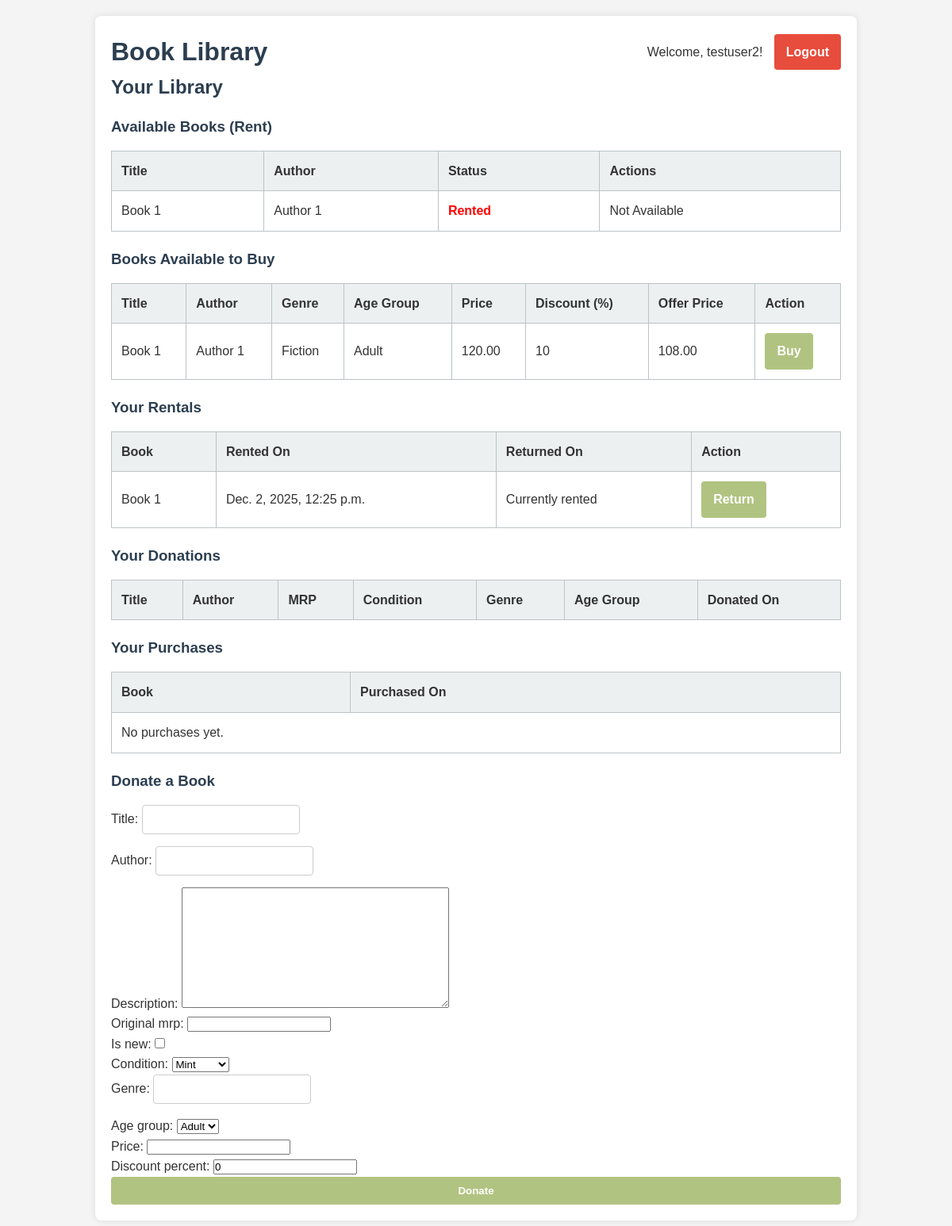
The page / (signed in) on the database its author committed.
### library_app/models.py (models this page shows, shortened)
class Book(models.Model):
    CONDITION_CHOICES = [
        ('mint', 'Mint'),
        ('not-mint', 'Not Mint'),
    ]
    AGE_GROUP_CHOICES = [
        ('kids', 'Kids'),
        ('adult', 'Adult'),
    ]
    title = models.CharField(max_length=200)
    author = models.CharField(max_length=100)
    description = models.TextField(blank=True, default="")
    original_mrp = models.DecimalField(max_digits=8, decimal_places=2, null=True, blank=True)
    is_new = models.BooleanField(default=False)
    condition = models.CharField(max_length=20, choices=CONDITION_CHOICES, default='mint')
    genre = models.CharField(max_length=100, blank=True, default="")
    age_group = models.CharField(max_length=10, choices=AGE_GROUP_CHOICES, default='adult')
    price = models.DecimalField(max_digits=8, decimal_places=2, null=True, blank=True)
    discount_percent = models.PositiveIntegerField(default=0)
    offer_price = models.DecimalField(max_digits=8, decimal_places=2, null=True, blank=True)
    available = models.BooleanField(default=True)
    donated_by = models.ForeignKey(
        User,
        null=True,
        blank=True,
        on_delete=models.SET_NULL,
        related_name='donated_books'
    )

class Rental(models.Model):
    user = models.ForeignKey(User, on_delete=models.CASCADE)
    book = models.ForeignKey(Book, on_delete=models.CASCADE)
    rented_on = models.DateTimeField(auto_now_add=True)
    returned_on = models.DateTimeField(null=True, blank=True)

### library_app/views.py (the view)
# urls.py: path('', views.library_home, name='library-home'),
@login_required
def library_home(request):
    books = Book.objects.all()
    buyable_books = Book.objects.filter(price__isnull=False)
    rentals = Rental.objects.filter(user=request.user).order_by('-rented_on')
    donations = Donation.objects.filter(user=request.user).select_related('book').order_by('-donated_on')
    purchases = Purchase.objects.filter(user=request.user).select_related('book').order_by('-purchased_on')
    donation_form = DonationBookForm()
    context = {
        'books': books,
        'buyable_books': buyable_books,
        'rentals': rentals,
        'donations': donations,
        'purchases': purchases,
        'donation_form': donation_form,
    }
    return render(request, 'library_app/home.html', context)

### library_app/forms.py
class DonationBookForm(forms.ModelForm):
    class Meta:
        model = Book
        fields = [
            'title',
            'author',
            'description',
            'original_mrp',
            'is_new',
            'condition',
            'genre',
            'age_group',
            'price',
            'discount_percent',
        ]

### library_app/templates/library_app/home.html (shortened to what this page needs)
{% extends 'library_app/index.html' %}
{% block content %}
  <h2>Your Library</h2>
  <h3>Available Books (Rent)</h3>
  <table>
    <thead>
      <tr>
        <th>Title</th><th>Author</th><th>Status</th><th>Actions</th>
      </tr>
    </thead>
    <tbody>
      {% for book in books %}
      <tr>
        <td>{{ book.title }}</td>
        <td>{{ book.author }}</td>
        <td>
          {% if book.available %}
            <span class="status-available">Available</span>
          {% else %}
            <span class="status-rented">Rented</span>
          {% endif %}
        </td>
        <td>
          {% if book.available %}
            <a href="{% url 'rent-book' book.id %}" class="btn-action">Rent</a>
          {% else %}
            <span class="disabled">Not Available</span>
          {% endif %}
        </td>
      </tr>
      {% empty %}
      <tr><td colspan="4">No books available.</td></tr>
      {% endfor %}
    </tbody>
  </table>
  <h3>Books Available to Buy</h3>
  <table>
    <thead>
      <tr>
        <th>Title</th>
        <th>Author</th>
        <th>Genre</th>
        <th>Age Group</th>
        <th>Price</th>
        <th>Discount (%)</th>
        <th>Offer Price</th>
        <th>Action</th>
      </tr>
    </thead>
    <tbody>
      {% for book in buyable_books %}
      <tr>
        <td>{{ book.title }}</td>
        <td>{{ book.author }}</td>
        <td>{{ book.genre }}</td>
        <td>{{ book.get_age_group_display }}</td>
        <td>{{ book.price }}</td>
        <td>{{ book.discount_percent }}</td>
        <td>{{ book.offer_price }}</td>
        <td>
          <a href="{% url 'buy-book' book.id %}" class="btn-action btn-buy">Buy</a>
        </td>
      </tr>
      {% empty %}
      <tr><td colspan="8">No books available to buy.</td></tr>
      {% endfor %}
    </tbody>
  </table>
  <h3>Your Rentals</h3>
  <table>
    <thead>
      <tr>
        <th>Book</th><th>Rented On</th><th>Returned On</th><th>Action</th>
      </tr>
    </thead>
    <tbody>
      {% for rental in rentals %}
      <tr>
        <td>{{ rental.book.title }}</td>
        <td>{{ rental.rented_on }}</td>
        <td>
          {% if rental.returned_on %}
            {{ rental.returned_on }}
          {% else %}
            Currently rented
          {% endif %}
        </td>
        <td>
          {% if not rental.returned_on %}
            <a href="{% url 'return-book' rental.id %}" class="btn-action">Return</a>
          {% else %}
            <span class="disabled">Returned</span>
          {% endif %}
        </td>
      </tr>
      {% empty %}
      <tr><td colspan="4">No rentals yet.</td></tr>
      {% endfor %}
    </tbody>
  </table>
  <h3>Your Donations</h3>
  <table>
    <thead>
      <tr>
        <th>Title</th>
        <th>Author</th>
        <th>MRP</th>
        <th>Condition</th>
        <th>Genre</th>
        <th>Age Group</th>
        <th>Donated On</th>
      </tr>
    </thead>
  </table>
  <h3>Your Purchases</h3>
  <table>
    <thead>
      <tr>
        <th>Book</th><th>Purchased On</th>
      </tr>
    </thead>
    <tbody>
      {% for purchase in purchases %}
      <tr>
        <td>{{ purchase.book.title }}</td>
        <td>{{ purchase.purchased_on }}</td>
      </tr>
      {% empty %}
      <tr><td colspan="2">No purchases yet.</td></tr>
      {% endfor %}
    </tbody>
  </table>
  <h3>Donate a Book</h3>
  <form method="POST" action="{% url 'donate-book' %}" class="form">
    {{ donation_form.as_p }}
    <button type="submit" class="btn-primary">Donate</button>
  </form>
{% endblock %}

### library_app/templates/library_app/index.html (shortened to what this page needs)
{% load static %}
<!DOCTYPE html>
<html lang="en">
<head>
  <link rel="stylesheet" href="{% static 'library_app/styles.css' %}" />
</head>
<body>
  <div class="container">
    <header style="display: flex; justify-content: space-between; align-items: center;">
      <h1><a href="{% url 'library-home' %}" style="text-decoration:none; color:#2c3e50;">Book Library</a></h1>
      {% if user.is_authenticated %}
        <div>
          <span>Welcome, {{ user.username }}!</span>
          <a href="{% url 'logout' %}" class="btn-logout">Logout</a>
        </div>
      {% else %}
        <div>
          <a href="{% url 'login' %}" class="btn-primary">Login</a>
          <a href="{% url 'register' %}" class="btn-primary">Register</a>
        </div>
      {% endif %}
    </header>
    <main>
      {% block content %}{% endblock %}
    </main>
  </div>
</body>
</html>

### library_app/static/library_app/styles.css (style rules this page uses)
* { box-sizing: border-box; margin: 0; padding: 0; }
body { font-family: Arial, sans-serif; background-color: #f4f4f4; line-height: 1.6; color: #333; }
.container { max-width: 960px; margin: 20px auto; padding: 20px; background: #fff; box-shadow: 0 0 10px rgba(0,0,0,0.1); border-radius: 8px; }
h2, h3 { margin-bottom: 15px; color: #2c3e50; }
form { display: flex; flex-direction: column; }
form input[type="text"], form input[type="password"] { padding: 10px; margin-bottom: 15px; border: 1px solid #ccc; border-radius: 4px; }
button, .btn-primary, .btn-action, .btn-logout, .btn-buy { background-color: #B1C381; color: #fff; padding: 10px 15px; border: none; border-radius: 4px; cursor: pointer; font-weight: 600; transition: background 0.3s; text-decoration: none; display: inline-block; text-align: center; }
table { width: 100%; border-collapse: collapse; margin-bottom: 20px; }
thead { background-color: #ecf0f1; }
th, td { padding: 12px; border: 1px solid #bdc3c7; text-align: left; }
.status-rented { color: red; font-weight: bold; }
.btn-logout { background-color: #e74c3c; margin-left: 10px; }

### rows shown on the page
Book: title "Book 1", author "Author 1", available "Rented", genre "Fiction", age_group "Adult", price "120.00", discount_percent "10", offer_price "108.00"
Rental: book "Book 1", rented_on "Dec. 2, 2025, 12:25 p.m.", shows "Currently rented", shows "Return"

### other values the page prints
{{ user.username }} "testuser2"
